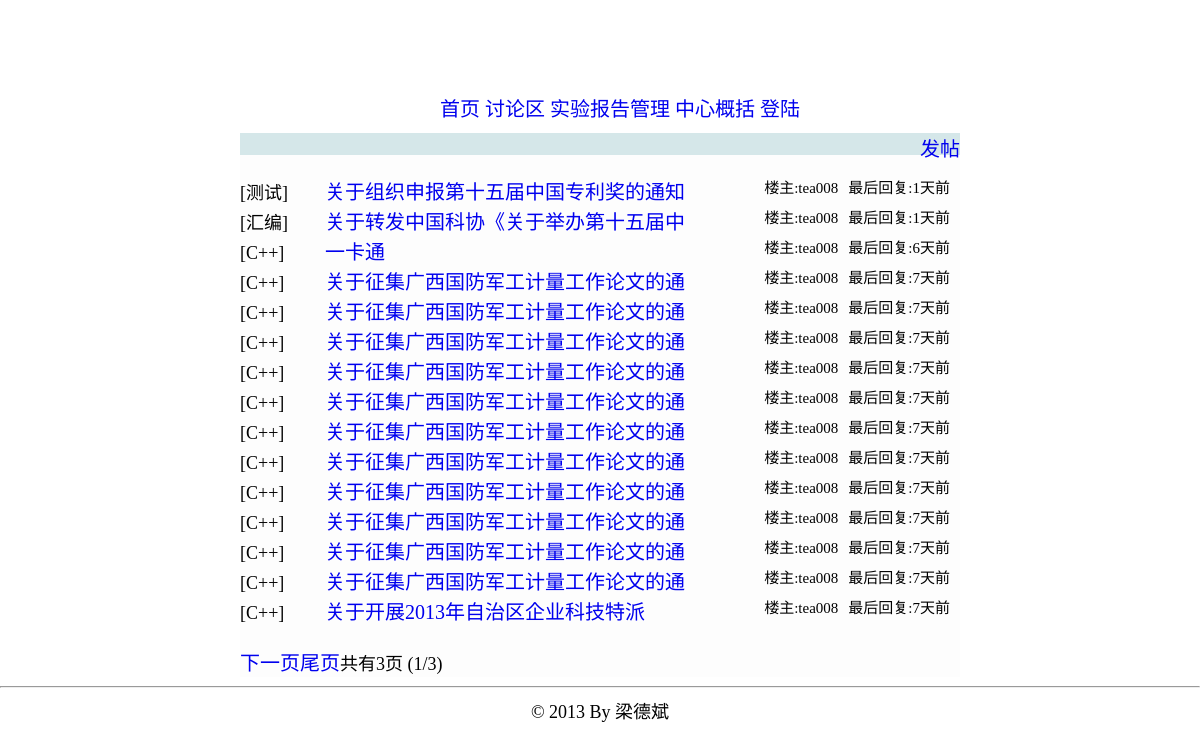
Before: /bbs.php with the older database file.
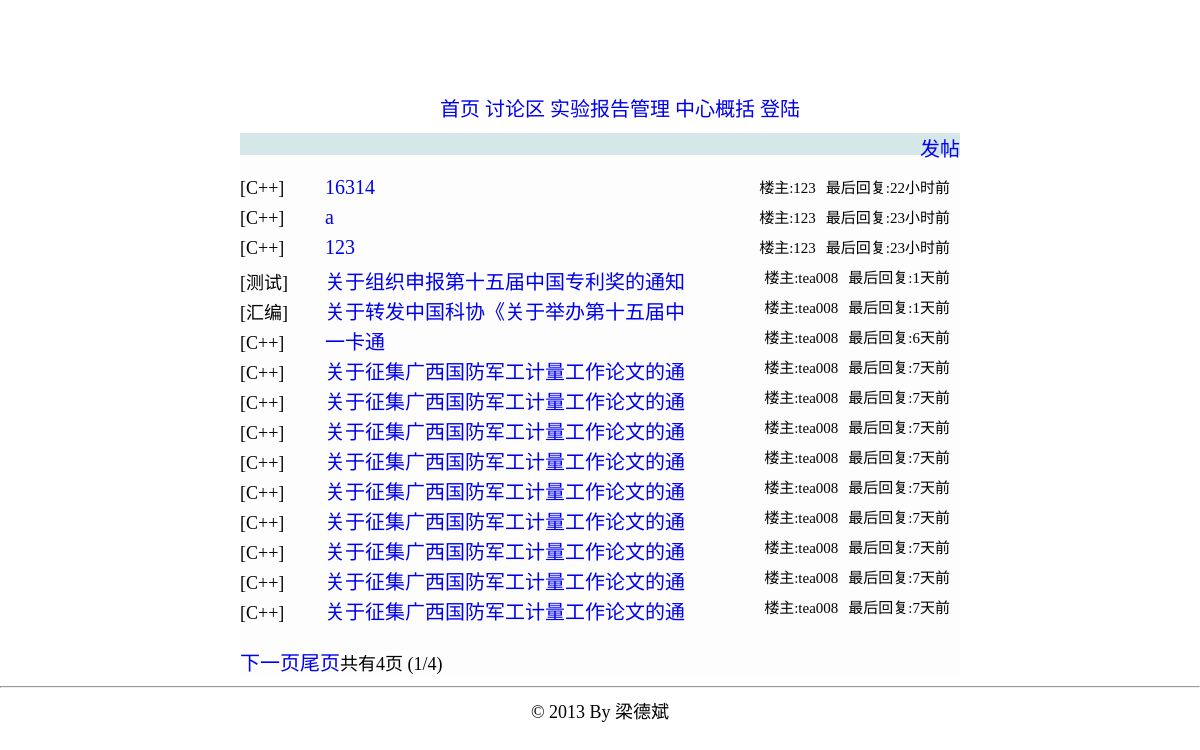
After: the same page with the newer database file.
### tables this page shows
CREATE TABLE `topic` (
  `post_id` int(11) NOT NULL AUTO_INCREMENT,
  `sort` varchar(4) DEFAULT NULL,
  `title` varchar(80) NOT NULL,
  `author` varchar(12) DEFAULT NULL,
  `body` varchar(1000) NOT NULL,
  `post_time` datetime DEFAULT NULL,
  `last_floor` int(11) DEFAULT NULL,
  `last_reply_time` datetime DEFAULT NULL,
  `visible` tinyint(4) DEFAULT NULL,
  `enable_post` tinyint(4) DEFAULT NULL,
  `top` tinyint(4) DEFAULT NULL,
  PRIMARY KEY (`post_id`)
);

CREATE TABLE `sort` (
  `id` int(11) NOT NULL AUTO_INCREMENT,
  `name` varchar(10) DEFAULT NULL,
  PRIMARY KEY (`id`)
);

### bbs.php (the view, shortened to what this page needs)
<!DOCTYPE html PUBLIC "-//W3C//DTD XHTML 1.0 Transitional//EN" "http://www.w3.org/TR/xhtml1/DTD/xhtml1-transitional.dtd">
<html>
<head>
<link rel="stylesheet" type="text/css" href="./static/css/global.css"></link>
</head>
<?php
include './config.php';
$now = date ( "Y-m-d G:i:s" );
?>
<div style="background-image:url(./static/image/topback.jpg);width:1024px;height:80px;margin-left: auto; margin-right: auto;"></div>
<div class="sep3"></div>
<div
	style="margin-left: auto; margin-right: auto; min-width: 960px; text-align: center;">
	<ul class="heng" style="margin-top:10px;margin-bottom:5px;">
		<li><a href="./index.php">首页</a></li>
		<li><a href="./bbs.php">讨论区</a></li>
		<li><a href="./report.php">实验报告管理</a></li>
			<li><a href="./about_center.php">中心概括</a></li>
			<?php
			if (! isset ( $_SESSION ['user'] ) || NULL == $_SESSION ['user']) {
				echo "<li><a href='./login.php'>登陆</a></li>";
			} else {
				echo "<li><a href='./login.php?action=logout'>退出</a></li>";
			}
			?>
		</ul>
</div>
<div id='topMain'>
<?php
if (isset ( $_REQUEST ['topic'] )) {
	echo "<span style='height:30px;'>";
	echo "<a href=./bbs.php style=''>首页</a>";
	echo "</span>";
	$post_id = $_REQUEST ['topic'];
	$queryStr = sprintf ( "select  *  from topic,sort where post_id='%s' and topic.sort=sort.id", $post_id );
	$result = mysql_query ( $queryStr, $conn ) or die ( "查询失败:" . mysql_error () );
	if ($rel = mysql_fetch_array ( $result )) {
		echo "<span>>{$rel['name']}</span><br />";
		echo "<span class=post_title>{$rel['title']}</span>";
		echo "<br /><span style='font-size:16px;'>By {$rel['author']}</span>";
		echo "<span style='margin-left:50px;'>发表时间:{$rel['post_time']}<span>";
		echo '<hr />';
		echo '<div class=sep10></div>';
		echo '<pre style="width:720px;">';
		echo htmlspecialchars(stripslashes($rel ['body']));
		echo '</pre>';
		echo '<hr />';
		$page_size = 10;
		if (isset ( $_GET ['reply_page'] )) {
			$reply_page = intval ( $_GET ['reply_page'] );
		}
		else {
			$reply_page = 1;
		}
		$queryStr = sprintf ( "select  count(reply_id)  from reply where post_id='%s'", $post_id );
		$result2 = mysql_query ( $queryStr, $conn ) or die ( "查询失败:" . mysql_error () );
		$rel2 = mysql_fetch_array ( $result2 );
		$numrows = $rel2 [0];
		$reply_pages = intval ( $numrows / $page_size );
		if ($numrows % $page_size) {
			$reply_pages ++;
		}
		$prev = $reply_page - 1;
		$next = $reply_page + 1;
		$offset = $page_size * ($reply_page - 1);
		$queryStr = sprintf ( "select  *  from reply where post_id='%s'  order by floor asc limit %s,%s", $post_id, $offset, $page_size );
		$result3 = mysql_query ( $queryStr, $conn ) or die ( "查询失败:" . mysql_error () );
		if ($rel3 = mysql_fetch_array ( $result3 )) {
			do {
				echo '<div class=bg_color></div>';
				echo "<div class=author>";
				echo "<span >By {$rel3['author']}&nbsp&nbsp&nbsp&nbsp</span>";
				echo "<span >发表时间:{$rel3['reply_time']}&nbsp&nbsp&nbsp&nbsp<span>";
				echo "<span style='float:right;'>{$rel3['floor']}楼<span>";
				echo "</div>";
				echo "<pre>";
				echo htmlspecialchars(stripslashes($rel3['body']));
				echo "</pre>";
			} while ( $rel3 = mysql_fetch_array ( $result3 ) );
			echo '<br />';
			if ($reply_page > 1) {
				echo "<a href=./bbs.php?topic={$post_id}&reply_page=1>首页</a>";
				echo "<a href=./bbs.php?topic={$post_id}&reply_page={$prev}>上一页</a>";
			}
			if ($reply_page < $reply_pages) {
				echo "<a href=./bbs.php?topic={$post_id}&reply_page={$next}>下一页</a>";
				echo "<a href=./bbs.php?topic={$post_id}&reply_page={$reply_pages}>尾页</a>";
			}
			echo "共有{$reply_pages}页 ({$reply_page}/{$reply_pages})";
		} else {
		}
		echo '<div class=bg_color></div>';
		echo '<br />回复楼主<br />';
		echo "<form method='get' action='./bbs/post_deal.php'>";
		echo "<textarea name=reply_body cols=87 rows=5 style='width:720;height:80;'></textarea>";
		echo '<br />';
		echo "<input type=hidden name=action value=reply_post></input>";
		echo "<input type=hidden name=post_id value={$post_id}></input>";
		echo "<input class=button type=submit value=回帖></input>";
		echo '</form>';
	}
	else {
		echo '<br /><br />帖子不存在';
	}
}
else {
	echo "<span style='float:right;'><a href=./bbs/post.php?action=new_post>发帖</a></span>";
	echo "<div class=bg_color></div>";
	$page_size = 15;
	if (isset ( $_GET ['page'] )) {
		$page = intval ( $_GET ['page'] );
	}
	else {
		$page = 1;
	}
	$queryStr = sprintf ( "select  count(post_id)  from topic" );
	$result = mysql_query ( $queryStr, $conn ) or die ( "查询失败:" . mysql_error () );
	$rel = mysql_fetch_array ( $result );
	$numrows = $rel [0];
	$pages = intval ( $numrows / $page_size );
	if ($numrows % $page_size) {
		$pages ++;
	}
	$next = $page + 1;
	$offset = $page_size * ($page - 1);
	$queryStr = sprintf ( "select  post_id,sort,title,author,post_time,last_reply_time,last_floor,name  from topic,sort where visible='0' and topic.sort=sort.id  order by last_reply_time desc limit %s,%s", $offset, $page_size );
	$result = mysql_query ( $queryStr, $conn ) or die ( "查询失败:" . mysql_error () );
	if ($rel = mysql_fetch_array ( $result )) {
		echo '<br />';
		do {
			echo "<div style='min-height:30px;'>";
			echo "<span style='display:inline-block;width:80px;'>[{$rel['name']}]</span>";
			echo "<span class='title' >&nbsp<a href=./bbs.php?topic={$rel['post_id']}>";
			echo mb_substr($rel['title'], 0,18,'utf-8');
            echo "</a></span>";
			echo "<span style='float:right;font-size:15px;margin-right:10px'>最后回复:";
            $last_reply =  strtotime($now)-strtotime($rel['last_reply_time']) ;
            if ($last_reply<60)
            {
            	echo $last_reply;
            	echo '秒前';
            }
            else if ($last_reply<3600)
            {
            	echo floor($last_reply/60);
            	echo '分钟前';
            }
            else if ($last_reply<86400)
            {
            	echo floor($last_reply/3600);
            	echo '小时前';
            }
            else
           {
            	echo floor($last_reply/86400);
            	echo '天前';
            }
            echo "</span>";
			echo "<span style='float:right;font-size:15px;margin-right:10px'>楼主:{$rel['author']}</span>";
			echo '</div>';
		} while ( $rel = mysql_fetch_array ( $result ) );
	} else {
		echo '暂时还没有帖子';
	}
	echo '<br />';
	echo "<div style='height:30px;'>";
	if ($page < $pages) {
		echo "<a href=./bbs.php?page={$next}>下一页</a>";
		echo "<a href=./bbs.php?page={$pages}>尾页</a>";
	}
	echo "共有{$pages}页 ({$page}/{$pages})";
	echo "</div>";
}
?>
</div>
<div style="clear: both; text-align: center;">
	<hr />
	© 2013 By 梁德斌
</div>
</html>

### static/css/global.css (style rules this page uses)
#topMain { width: 720px; height: 40px; text-align: left; margin-left: auto; margin-right: auto; margin-bottom: 0px; margin-top: 0px; height:auto; background-color:rgb(253,253,253); }
a { text-decoration:none; }
.sep3 { height: 3px; }
.title { font-size:20px; }
a { font-size:20px; }
.bg_color { height:22px; background-color:rgb(213, 231, 233); }
ul { font-size:20px; }
ul li { min-height:30px; }
.heng li { display:inline; // min-height:35px; }
.heng { min-height:35px; }

Changed rows visible on the page:
no longer on this page (row unchanged): topic: sort.name "C++", title "关于征集广西国防军工计量工作论文的通", floor($last_reply/86400) "7", author "tea008"
no longer on this page (row unchanged): topic: sort.name "C++", title "关于征集广西国防军工计量工作论文的通", floor($last_reply/86400) "7", author "tea008"
no longer on this page (row unchanged): topic: sort.name "C++", title "关于开展2013年自治区企业科技特派", floor($last_reply/86400) "7", author "tea008"
added topic: sort.name "C++", title "16314", floor($last_reply/3600) "22", author "123"
added topic: sort.name "C++", title "a", floor($last_reply/3600) "23", author "123"
added topic: sort.name "C++", title "123", floor($last_reply/3600) "23", author "123"
Other visible differences:
$pages: "3" → "4"
